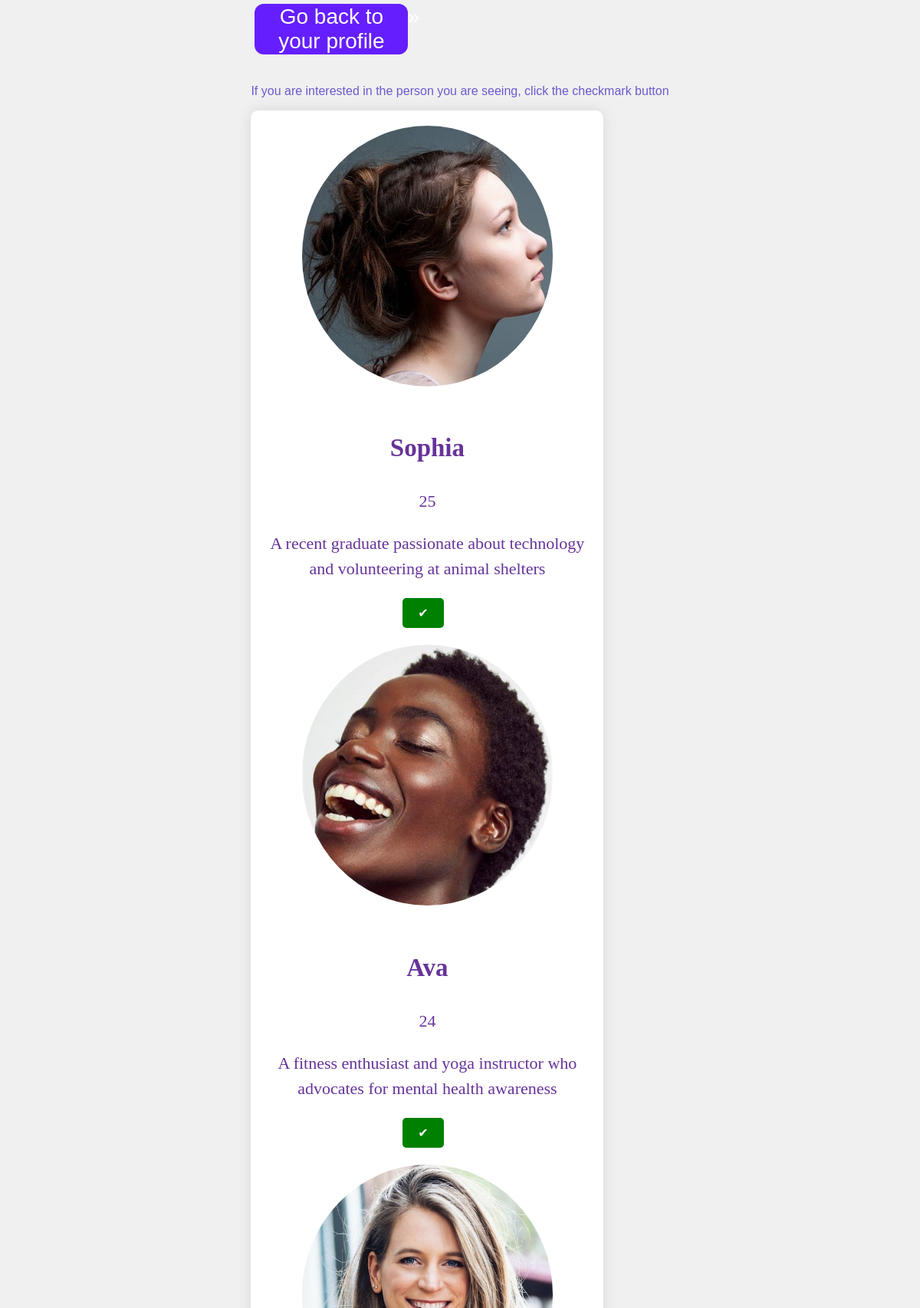
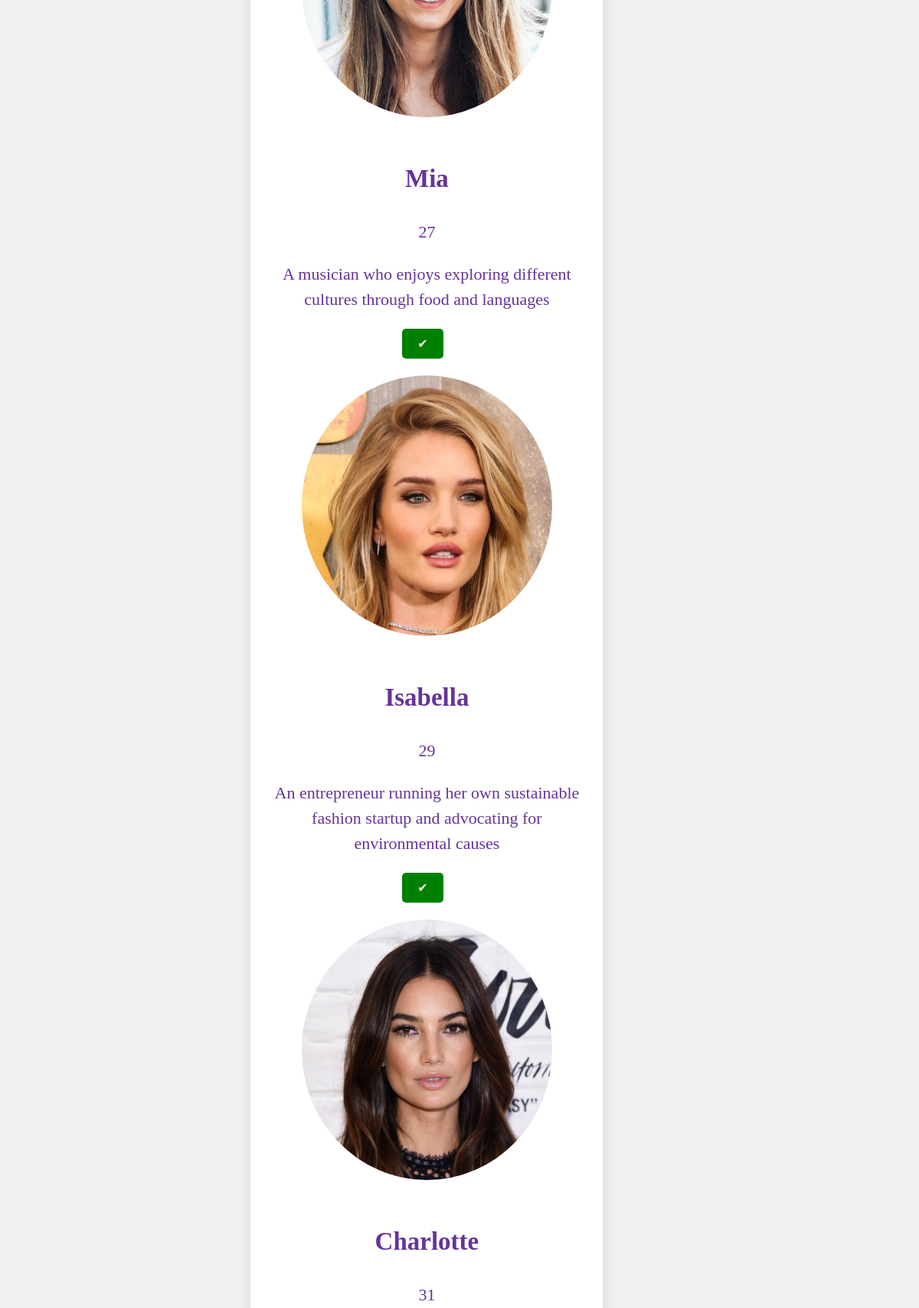
Page /users/soulmates (signed in, upper part) on the committed database (2 pictures, top to bottom).
### app/models.py (models this page shows)
class Soulmate(db.Model):
    __tablename__ = 'soulmates'
    id = db.Column(db.Integer, primary_key=True)
    name = db.Column(db.String)
    age = db.Column(db.Integer)
    gender = db.Column(db.String)
    bio = db.Column(db.String)
    pic = db.Column(db.String)

### app/routes.py (the view)
@login_required
@app.route('/users/soulmates')
def potential_partners():
    if current_user.is_authenticated:
        user_soulmate_ids = [soulmate.id for soulmate in current_user.soulmates]
        user_profile = User_Profile.query.get(current_user.id)
        if user_profile.preference == 'Male':
            soulmates = Soulmate.query.filter(Soulmate.id.notin_(user_soulmate_ids), Soulmate.gender == 'Male').all()
        elif user_profile.preference == 'Female':
            soulmates = Soulmate.query.filter(Soulmate.id.notin_(user_soulmate_ids), Soulmate.gender == 'Female').all()
        else:
            soulmates = Soulmate.query.filter(Soulmate.id.notin_(user_soulmate_ids)).all()
    else:
        soulmates = Soulmate.query.all()
    return render_template('soulmates_profile.html', soulmates = soulmates)

### app/__init__.py (called while the page is built)
@login_manager.user_loader
def load_user(id):
    try:
        return db.session.query(User).filter(User.id==id).one()
    except:
        return None

### templates/soulmates_profile.html (shortened to what this page needs)
{% extends 'base.html' %}
{% block main %}
<!DOCTYPE html>
<html lang="en">
<head>
</head>
<body>
    <button type="button" class="button3" onclick="simple_action('{{ url_for('user_profile') }}')">
        <span>Go back to your profile</span>
    </button>&nbsp;&nbsp;
    <p style="color: slateblue">If you are interested in the person you are seeing, click the checkmark button</p>
    <div class="profile-container">
        <div class="profile-info">
            {% for soulmate in soulmates %}
                <form action="{{ url_for('user_profile') }}" method="post">
                    <img class="profile-image" src="/static/profile_images/{{ soulmate.pic }}" alt="Soulmate Image" width="750px" height="775px">
                    <h2>{{ soulmate.name }}</h2>
                    <p>{{ soulmate.age }}</p>
                    <p>{{ soulmate.bio }}</p>
                    <center><button type="button" class="add-button" onclick="simple_action('{{ url_for('add_soulmate', id=soulmate.id) }}')">✔</button>&nbsp;&nbsp;</center>
                </form>
            {% endfor %}
        </div>
    </div>
</body>
{% endblock %}

### static/style.css (style rules this page uses)
body { font-family: Arial, Helvetica, sans-serif; font-size: medium; }
.button3 { font-size: 16px; display:inline-box; background-color: #651FFF ; border-radius: 12px; border: none; color: #ffffff; text-align: center; font-size: 28px; padding: 1px 5px; width: 200px; transition: all 0.5s; cursor: pointer; margin: 5px; }
button span { cursor: pointer; display: inline-block; position: relative; transition: 0.5s; }
button span:after { content: '\00bb'; position: absolute; opacity: 5; top: 0; right: -20px; transition: 1ms; }

### templates/soulmates_profile.html (style rules this page uses)
body { display:grid; flex-direction: row; justify-content: center; align-items: center; height: 110vh; margin: 0; background-color: #f0f0f0; }
.profile-container { text-align: center; background-color: #fff; padding: 20px; border-radius: 10px; box-shadow: 0 0 19px rgba(0, 0, 0, 0.1); max-width: 420px; width: 160%; position: relative; margin-bottom: 20px; }
.profile-image { max-width: 78%; height: 340px; border-radius: 78%; margin-bottom: 20px; }
.add-button { font-size: 16px; padding: 10px 20px; background-color: green; color: white; border: none; border-radius: 5px; cursor: pointer; }
.profile-info { font-family: 'STIX Two Text'; color: rebeccapurple; font-size: 22px; line-height: 1.5; }

### rows in the picture
Soulmate: pic (picture), name "Sophia", age "25", bio "A recent graduate passionate about technology and volunteering at animal shelters"
Soulmate: pic (picture), name "Ava", age "24", bio "A fitness enthusiast and yoga instructor who advocates for mental health awareness"
Soulmate: pic (picture), name "Mia", age "27", bio "A musician who enjoys exploring different cultures through food and languages"
Soulmate: pic (picture), name "Isabella", age "29", bio "An entrepreneur running her own sustainable fashion startup and advocating for environmental causes"
Soulmate: pic (picture), name "Charlotte", age "31"
